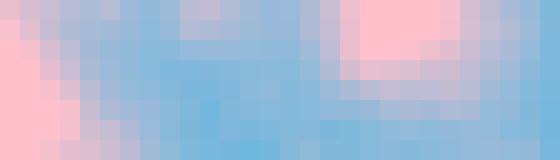
Frame 1 (no input)
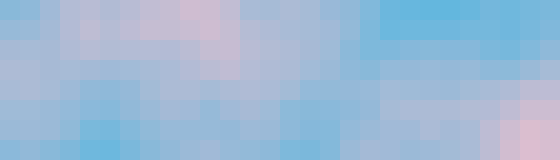
Frame 60 (the mouse pressed at the canvas centre just before this capture)
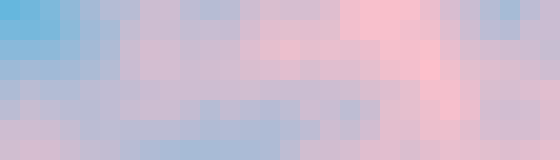
Frame 120 (the mouse held since frame 60 and released just before this capture)

The Processing sketch that drew these frames (run headless with seeded random() and noise(); from frame 60 on, the mouse is pressed at the canvas centre):

// Processing sketch: Clouds_1
// ── Clouds_1.pde
int cols = 28;
int rows = 8;
int pixelSize = 20;
int gap = 0;

color skyColor = color(20, 178, 232); // Sky blue color

float xOff, yOff, zOff;

void settings() {
  size(cols * pixelSize, rows * pixelSize);
}

void setup() {
  xOff = 0;
  yOff = 0;
  zOff = 0;
  frameRate(10);
}

void draw() {
  background(skyColor);
  zOff += 0.03; // controls the speed of the "drift"
  yOff = 0;

  for (int y = 0; y < rows; y++) {
    xOff = 0;
    for (int x = 0; x < cols; x++) {
      float noiseVal = noise(xOff, yOff, zOff);
      // increased contrast and brightness of the clouds
      color cloudColor = color(255, 192, 203, noiseVal * 255 * 1.5);
      
      fill(cloudColor);
      // remove the condition to ensure stroke is always solid
      noStroke();
      rect(x * pixelSize, y * pixelSize, pixelSize - gap, pixelSize - gap);
      
      xOff += 0.1; // increase the rate of change in the x-axis
    }
    yOff += 0.1; // increase the rate of change in the y-axis
  }
}
